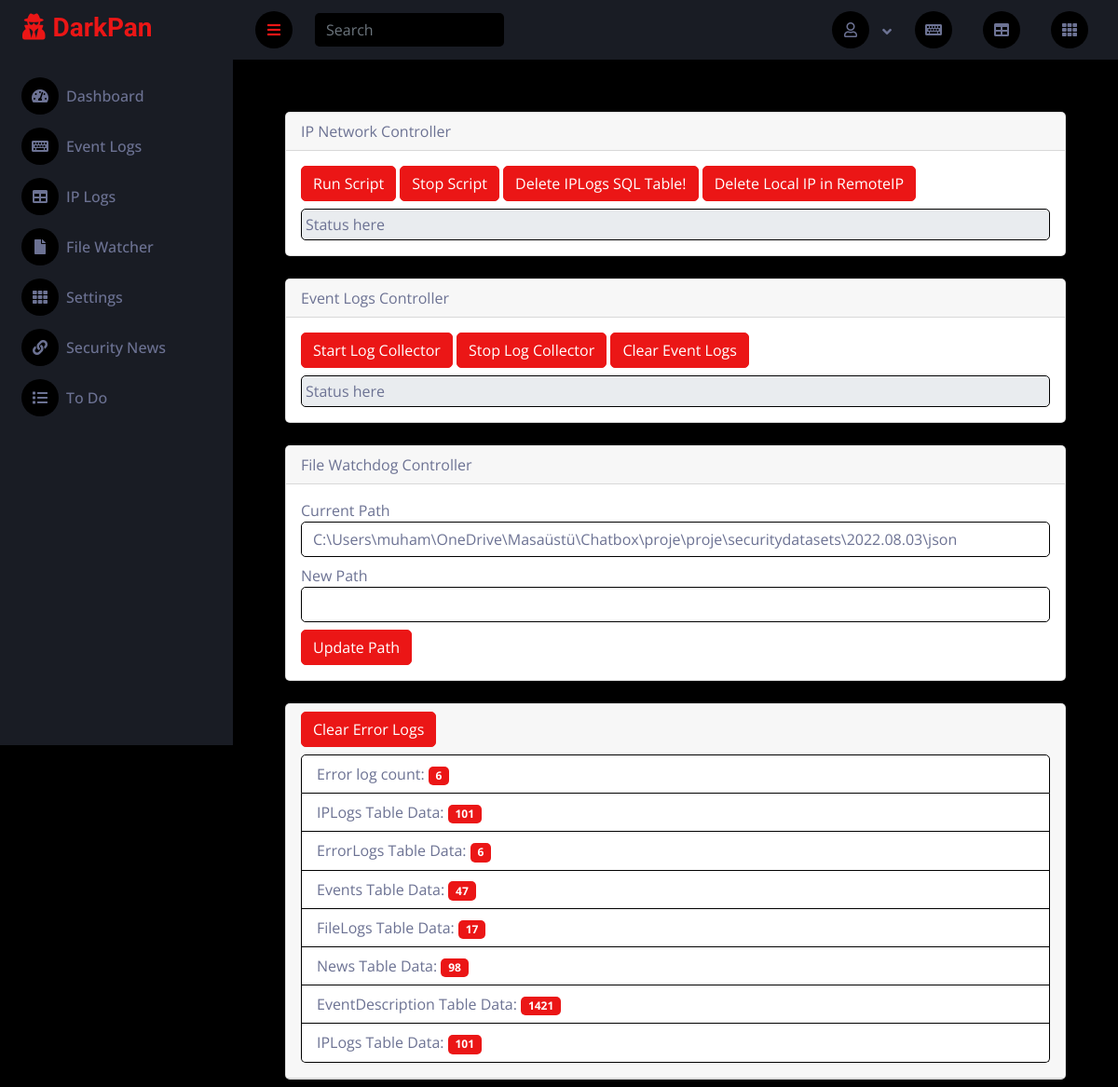
The app's page /settings, older data.
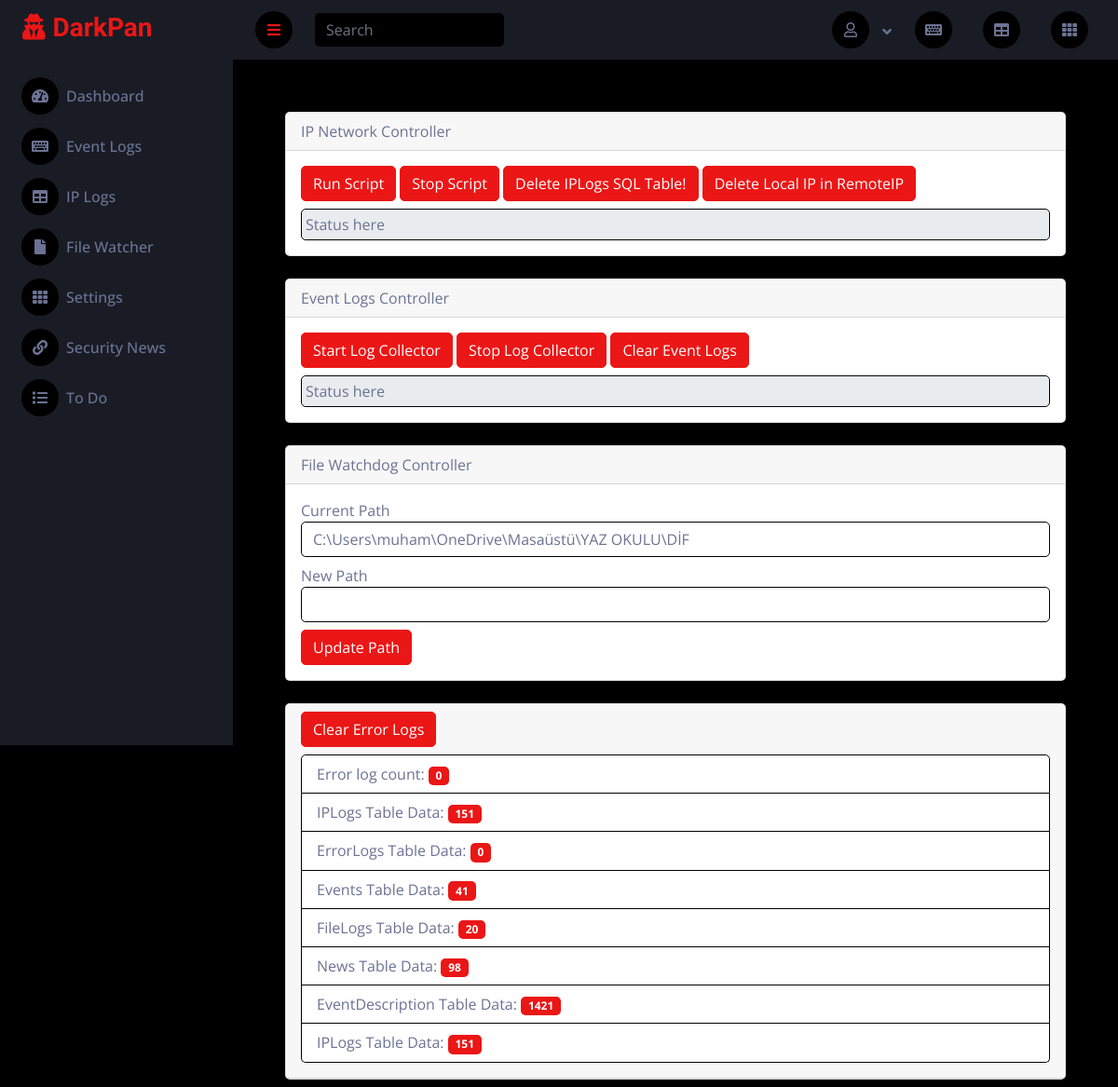
The same page, newer data.
### sec/models.py (models this page shows, shortened)
class WatchPaths(models.Model):
    path = models.TextField()
    class Meta:
        managed = True
        db_table = 'watch_paths'

### sec/views.py (the view)
# urls.py: path("settings", views.settings, name="settings"),
def settings(request):
    iplogs_count = Iplogs.objects.count()
    errorlogs_count = ErrorLogs.objects.count()
    events_count = Events.objects.count()
    file_logs_count = FileLogs.objects.count()
    news_count = News.objects.count()
    eventdescription_count = Eventdescription.objects.count()
    current_path = WatchPaths.objects.first().path
    if request.method == 'POST':
        new_path = request.POST.get('new_path')
        watch_path = WatchPaths.objects.first()
        watch_path.path = new_path
        watch_path.save()
        return redirect('settings')
    return render(request, 'settings.html', {
        'iplogs_count': iplogs_count,
        'errorlogs_count': errorlogs_count,
        'events_count': events_count,
        'file_logs_count': file_logs_count,
        'news_count': news_count,
        'eventdescription_count': eventdescription_count,
        'current_path': current_path, # POST request
    })

### templates/settings.html (shortened to what this page needs)
{% extends "base.html" %}
{% block content %}
<div class="container-fluid pt-4 px-4">
    {% include 'partials/_ipcontroller.html' %}
    {% include 'partials/_eventlog.html' %}
    {% include 'partials/_filewatch.html' %}
    {% include 'partials/_errorlogs.html' %}
</div>
{% endblock %}

### templates/partials/_filewatch.html (shortened to what this page needs)
<div class="card m-2 mt-4 mb-4">
    <div class="card-header">
        File Watchdog Controller
    </div>
    <div class="card-body">
        <form method="POST">
            <div class="form-group">
                <label for="currentPath">Current Path</label>
                <input type="text" class="form-control bg-white" id="currentPath" value="{{ current_path }}" readonly>
            </div>
            <div class="form-group mb-2 mt-2">
                <label for="newPath">New Path</label>
                <input type="text" class="form-control bg-white" id="newPath" name="new_path">
            </div>
            <button type="submit" class="btn btn-primary">Update Path</button>
        </form>
    </div>
</div>

Row changes from the older to the newer data that the page shows:
changed WatchPaths: path "C:\\Users\\muham\\OneDrive\\Masaüstü\\Chatbox\\proje\\proje\\securitydatasets\\2022.08.03\\json" → "C:\\Users\\muham\\OneDrive\\Masaüstü\\YAZ OKULU\\DİF"
Text that changed along with them:
{{ errorlogs_count }}: "6" → "0"
{{ iplogs_count }}: "101" → "151"
{{ events_count }}: "47" → "41"
{{ file_logs_count }}: "17" → "20"
